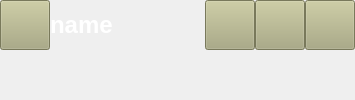
     <widget class="QWidget" name="topWidget" native="true">
      <layout class="QGridLayout" name="gridLayout">
       <property name="leftMargin">
        <number>0</number>
       </property>
       <property name="topMargin">
        <number>0</number>
       </property>
       <property name="rightMargin">
        <number>0</number>
       </property>
       <property name="bottomMargin">
        <number>0</number>
       </property>
       <property name="spacing">
        <number>0</number>
       </property>
       <item row="0" column="0" alignment="Qt::AlignTop">
        <widget class="QWidget" name="widget" native="true">
         <layout class="QHBoxLayout" name="horizontalLayout">
          <property name="spacing">
           <number>0</number>
          </property>
          <property name="leftMargin">
           <number>0</number>
          </property>
          <property name="topMargin">
           <number>0</number>
          </property>
          <property name="rightMargin">
           <number>0</number>
          </property>
          <property name="bottomMargin">
           <number>0</number>
          </property>
          <item>
           <widget class="QPushButton" name="pushButton">
            <property name="minimumSize">
             <size>
              <width>50</width>
              <height>50</height>
             </size>
            </property>
            <property name="maximumSize">
             <size>
              <width>50</width>
              <height>50</height>
             </size>
            </property>
            <property name="styleSheet">
             <string notr="true">background-color: rgb(170, 170, 127);</string>
            </property>
            <property name="text">
             <string/>
            </property>
            <property name="icon">
             <iconset resource="../icon/icon.qrc">
              <normaloff>:/newPrefix/hamburger.jpg</normaloff>:/newPrefix/hamburger.jpg</iconset>
            </property>
            <property name="iconSize">
             <size>
              <width>50</width>
              <height>50</height>
             </size>
            </property>
           </widget>
          </item>
          <item>
           <widget class="QLabel" name="label">
            <property name="minimumSize">
             <size>
              <width>75</width>
              <height>0</height>
             </size>
            </property>
            <property name="font">
             <font>
              <pointsize>18</pointsize>
              <weight>75</weight>
              <italic>false</italic>
              <bold>true</bold>
             </font>
            </property>
            <property name="styleSheet">
             <string notr="true">color: rgb(255, 255, 255);</string>
            </property>
            <property name="text">
             <string>name</string>
            </property>
           </widget>
          </item>
          <item>
           <spacer name="horizontalSpacer">
            <property name="orientation">
             <enum>Qt::Horizontal</enum>
            </property>
            <property name="sizeHint" stdset="0">
             <size>
              <width>40</width>
              <height>20</height>
             </size>
            </property>
           </spacer>
          </item>
         </layout>
        </widget>
       </item>
       <item row="0" column="1" alignment="Qt::AlignTop">
        <widget class="QWidget" name="widget_2" native="true">
         <layout class="QHBoxLayout" name="horizontalLayout_2">
          <property name="spacing">
           <number>0</number>
          </property>
          <property name="leftMargin">
           <number>0</number>
          </property>
          <property name="topMargin">
           <number>0</number>
          </property>
          <property name="rightMargin">
           <number>0</number>
          </property>
          <property name="bottomMargin">
           <number>0</number>
          </property>
          <item>
           <spacer name="horizontalSpacer_2">
            <property name="orientation">
             <enum>Qt::Horizontal</enum>
            </property>
            <property name="sizeHint" stdset="0">
             <size>
              <width>40</width>
              <height>20</height>
             </size>
            </property>
           </spacer>
          </item>
          <item>
           <widget class="QPushButton" name="pushButton_7">
            <property name="minimumSize">
             <size>
              <width>50</width>
              <height>50</height>
             </size>
            </property>
            <property name="maximumSize">
             <size>
              <width>50</width>
              <height>50</height>
             </size>
            </property>
            <property name="styleSheet">
             <string notr="true">background-color: rgb(170, 170, 127);</string>
            </property>
            <property name="text">
             <string/>
            </property>
            <property name="icon">
             <iconset resource="../icon/icon.qrc">
              <normaloff>:/newPrefix/search.jpg</normaloff>:/newPrefix/search.jpg</iconset>
            </property>
            <property name="iconSize">
             <size>
              <width>64</width>
              <height>64</height>
             </size>
            </property>
           </widget>
          </item>
          <item>
           <widget class="QPushButton" name="pushButton_8">
            <property name="minimumSize">
             <size>
              <width>50</width>
              <height>50</height>
             </size>
            </property>
            <property name="maximumSize">
             <size>
              <width>50</width>
              <height>50</height>
             </size>
            </property>
            <property name="styleSheet">
             <string notr="true">background-color: rgb(170, 170, 127);</string>
            </property>
            <property name="text">
             <string/>
            </property>
            <property name="icon">
             <iconset resource="../icon/icon.qrc">
              <normaloff>:/newPrefix/notification.jpg</normaloff>:/newPrefix/notification.jpg</iconset>
            </property>
            <property name="iconSize">
             <size>
              <width>64</width>
              <height>64</height>
             </size>
            </property>
           </widget>
          </item>
          <item>
           <widget class="QPushButton" name="pushButton_9">
            <property name="minimumSize">
             <size>
              <width>50</width>
              <height>50</height>
             </size>
            </property>
            <property name="maximumSize">
             <size>
              <width>50</width>
              <height>50</height>
             </size>
            </property>
            <property name="styleSheet">
             <string notr="true">background-color: rgb(170, 170, 127);</string>
            </property>
            <property name="text">
             <string/>
            </property>
            <property name="icon">
             <iconset resource="../icon/icon.qrc">
              <normaloff>:/newPrefix/user.jpg</normaloff>:/newPrefix/user.jpg</iconset>
            </property>
            <property name="iconSize">
             <size>
              <width>64</width>
              <height>64</height>
             </size>
            </property>
           </widget>
          </item>
         </layout>
        </widget>
       </item>
      </layout>
     </widget>
